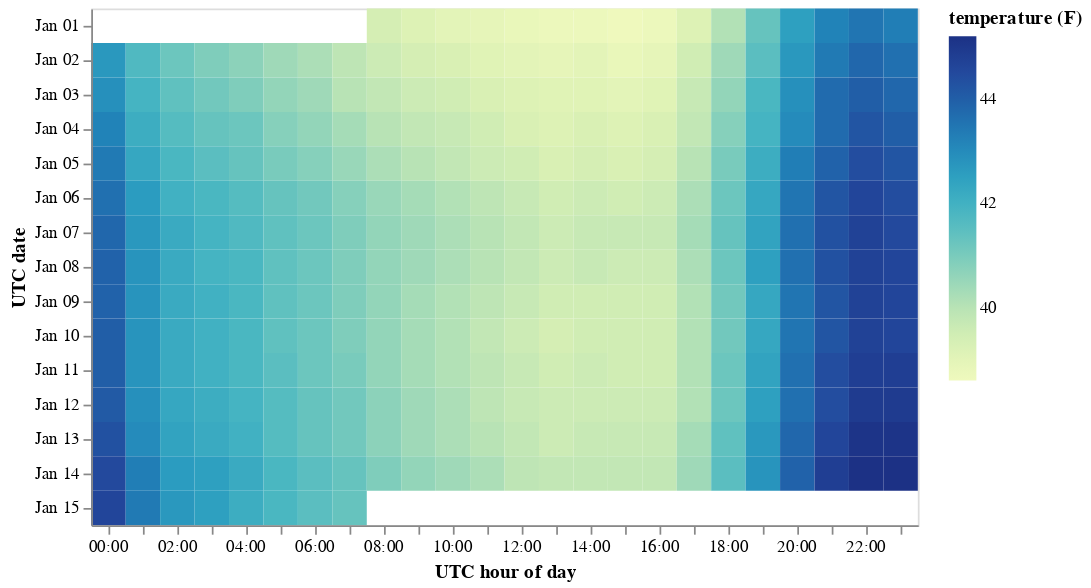

Source (notebook cell):
### Markdown cell above
### Using UTC Time

### Code cell
alt.Chart(temps).mark_rect().encode(
    alt.X('utchoursminutes(date_pacific):O', title='UTC hour of day'),
    alt.Y('utcmonthdate(date_pacific):O', title='UTC date'),
    alt.Color('temp:Q', title='temperature (F)')
)

### Figure 1 — Vega-Lite specification as saved in the notebook (floating-point values rounded to 4 significant figures; data arrays with more than 128 entries replaced by an {"elided": "..."} marker saying what was removed)
{"config": {"view": {"continuousWidth": 400, "continuousHeight": 300}}, "data": {"name": "data-668e04a9c6a8bad9e43fe553c20daca5"}, "mark": "rect", "encoding": {"color": {"type": "quantitative", "field": "temp", "title": "temperature (F)"}, "x": {"type": "ordinal", "field": "date_pacific", "timeUnit": "utchoursminutes", "title": "UTC hour of day"}, "y": {"type": "ordinal", "field": "date_pacific", "timeUnit": "utcmonthdate", "title": "UTC date"}}, "$schema": "https://vega.github.io/schema/vega-lite/v4.8.1.json", "datasets": {"data-668e04a9c6a8bad9e43fe553c20daca5": {"elided": "336 records"}}}
